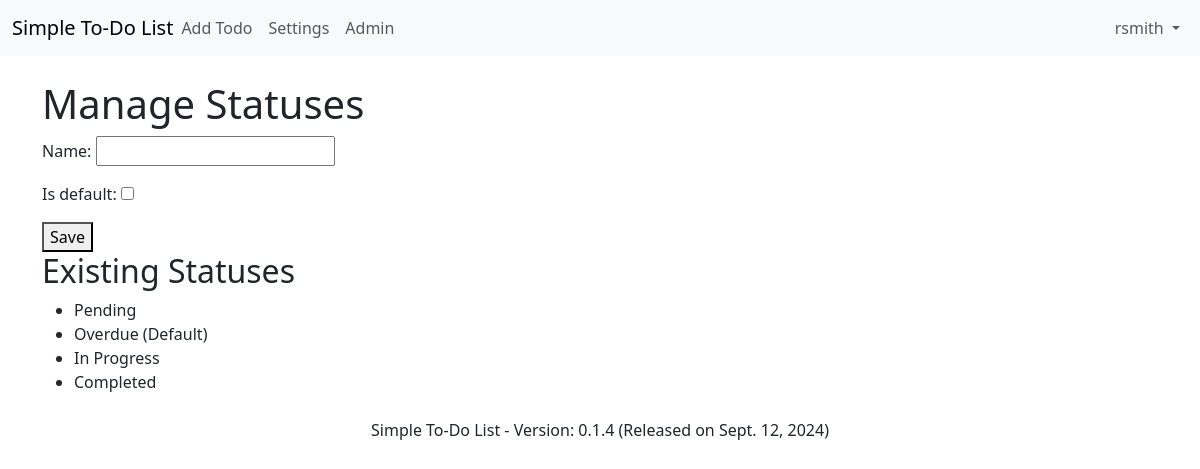
The page /settings/statuses/ (signed in) on the database as committed earlier.
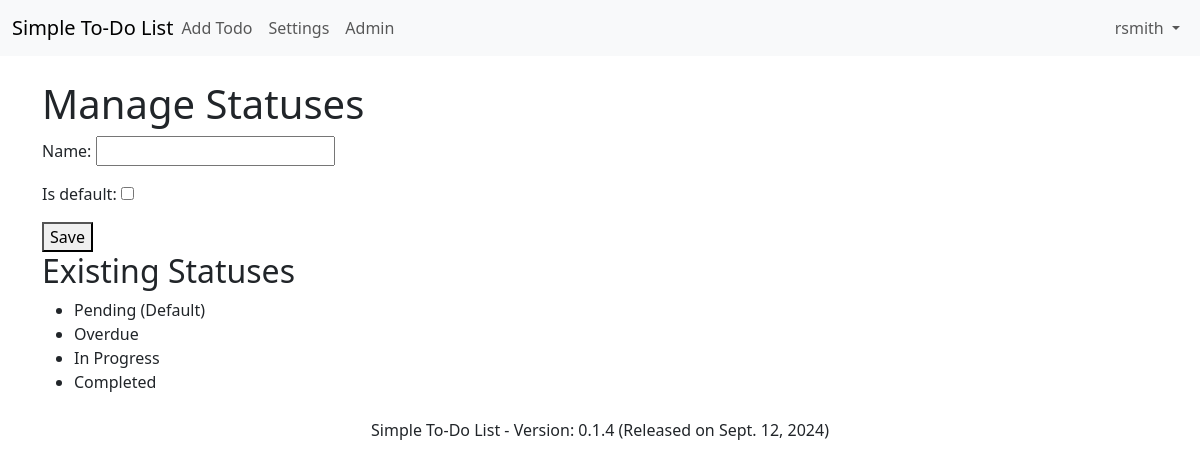
The same page on the database as committed later.
### todo/models.py (models this page shows, shortened)
class Status(models.Model):
    name = models.CharField(max_length=100)
    is_default = models.BooleanField(default=False)
    class Meta:
        ordering = ['-name']
        verbose_name = "Status"
        verbose_name_plural = "Statuses"

### settings/views.py (the view)
# urls.py: path('statuses/', views.manage_statuses, name='manage_statuses'),
@login_required
def manage_statuses(request):
    statuses = Status.objects.all()
    if request.method == 'POST':
        form = StatusForm(request.POST)
        if form.is_valid():
            if form.cleaned_data.get('is_default'):
                Status.objects.filter(is_default=True).update(is_default=False)
            form.save()
            return redirect('settings:manage_statuses')
    else:
        form = StatusForm()
    return render(request, 'settings/manage_statuses.html', {'statuses': statuses, 'form': form})

### settings/forms.py (shortened to what this page needs)
class StatusForm(forms.ModelForm):
    class Meta:
        model = Status
        fields = ['name', 'is_default']

### todo/context_processors.py (called while the page is built)
def version_context(request):
    try:
        latest_version = Version.objects.order_by('-release_date', '-version_number').first()
    except Version.DoesNotExist:
        latest_version = None
    return {
        'latest_version': latest_version
    }

### settings/templates/settings/manage_statuses.html (shortened to what this page needs)
{% extends "base.html" %}
{% block content %}
<h1>Manage Statuses</h1>
<form method="post">
    {{ form.as_p }}
    <button type="submit">Save</button>
</form>
<h2>Existing Statuses</h2>
<ul>
    {% for status in statuses %}
    <li>{{ status.name }}{% if status.is_default %} (Default){% endif %}</li>
    {% endfor %}
</ul>
{% endblock %}

Rows that differ between the two databases and show on the page:
changed Status "Pending": now shows "(Default)"
changed Status "Overdue": no longer shows "(Default)"
